Frame 1 (no input): blank canvas, image omitted
Frame 60 (no input): blank canvas, image omitted
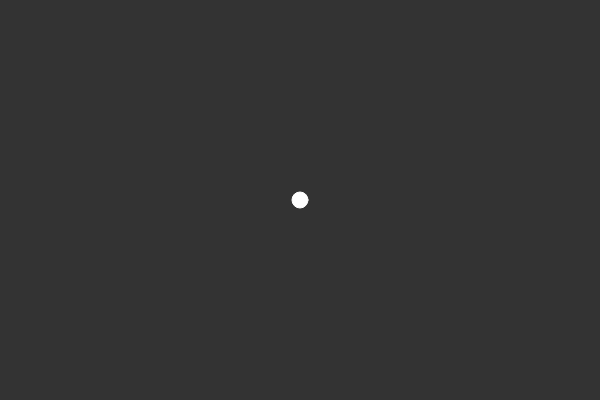
Frame 120 (the mouse pressed at the canvas centre since frame 60)

The p5.js sketch whose frames 1 and 60 were blank and that drew this single picture after the mouse press (run headless with seeded random() and noise() and a simulated clock; from frame 60 on, the mouse is pressed at the canvas centre):

// p5.js sketch
// ── sketch.js
var vertices = [];

function setup() {
	createCanvas(600, 400);
	background(200);
}

function mousePressed() {
	var v = createVector(mouseX, mouseY);
	vertices.push(v);
	print(vertices.length);
}

function draw() {
	background(51);
	var reached = [];
	var unreached = [];

	//meto todos los vertices en unreached
	for (var i = 0; i < vertices.length; i++) {
		unreached.push(vertices[i]);
	}

	reached.push(unreached[0]); // pongo el punto de partida
	unreached.splice(0, 1); // y lo saco  de aqui

	while (unreached.length > 0) {

		var shortest = 10000 // record inicial
		var reachedIndex; //guarda los indices de cada segmento conectado
		var unreachedIndex;

		for (var i = 0; i < reached.length; i++) {
			for (var j = 0; j < unreached.length; j++) {
				var v1 = reached[i];
				var v2 = unreached[j];
				var d = dist(v1.x, v1.y, v2.x, v2.y);
				print(d);
				if (d < shortest) {
					shortest = d;
					reachedIndex = i;
					unreachedIndex = j;
				}
			}

		}
		line(reached[reachedIndex].x, reached[reachedIndex].y, unreached[unreachedIndex].x, unreached[unreachedIndex].y);
		reached.push(unreached[unreachedIndex]); // to get started lo agregao aqui
		unreached.splice(unreachedIndex, 1); // y lo saco  de aqui
	}



	for (var i = 0; i < vertices.length; i++) {
		fill(255);
		stroke(255);
		ellipse(vertices[i].x, vertices[i].y, 16, 16);
	}
}
